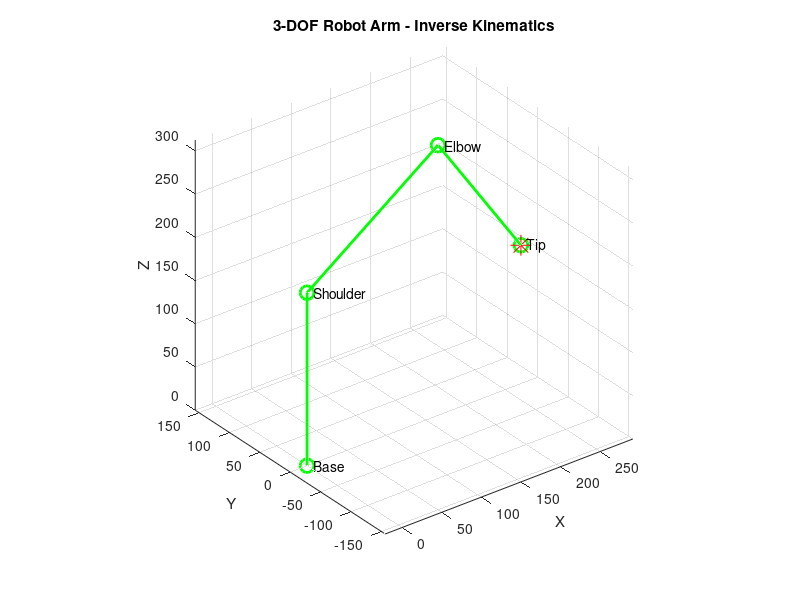

Source code (MATLAB):
%---------------------------------------
% Inverse Kinematics for 4-DOF robot arm
% Base yaw + Shoulder pitch + L1 roll + Elbow pitch
%---------------------------------------

% Link parameters (mm)
L_0 = 200;   % Base height
L_1 = 200;   % Shoulder to elbow
L_2 = 185;   % Elbow to gripper tip (L2 + gripper, rigid)

%---------------------------------------
% Target position
%---------------------------------------
x_target = 270; %Tray (325,0,150)
y_target = 0;   %Vision (270,0,160)
z_target = 160; %

%---------------------------------------
% Step 1 : theta_1 (base yaw)
%---------------------------------------
theta_1 = atan2(y_target, x_target);

%---------------------------------------
% Step 2 : Project to radial-vertical plane
%---------------------------------------
r = sqrt(x_target^2 + y_target^2);
z = z_target - L_0;
D = sqrt(r^2 + z^2);

%---------------------------------------
% Step 3 : theta_3 (elbow) via law of cosines
%---------------------------------------
cos_theta_3 = (D^2 - L_1^2 - L_2^2) / (2 * L_1 * L_2);
sin_theta_3 = -sqrt(1 - cos_theta_3^2);  % elbow up
theta_3 = atan2(sin_theta_3, cos_theta_3);

%---------------------------------------
% Step 4 : theta_2 (shoulder)
%---------------------------------------
cos_beta = r / D;
sin_beta = z / D;
beta = atan2(sin_beta, cos_beta);

sin_psi = (L_2 * sin_theta_3) / D;
cos_psi = (L_1^2 + D^2 - L_2^2) / (2 * L_1 * D);
psi = atan2(sin_psi, cos_psi);

theta_2 = beta - psi;

%---------------------------------------
% Step 5 : theta_roll (L1 axial roll)
%---------------------------------------
theta_roll = 0;  % radial reach

%---------------------------------------
% Display results
%---------------------------------------
fprintf('--- Joint Angles ---\n');
fprintf('theta_1 (base yaw)      : %.2f deg\n', rad2deg(theta_1));
fprintf('theta_2 (shoulder pitch) : %.2f deg\n', rad2deg(theta_2));
fprintf('theta_roll (L1 roll)     : %.2f deg\n', rad2deg(theta_roll));
fprintf('theta_3 (elbow pitch)    : %.2f deg\n', rad2deg(theta_3));

%---------------------------------------
% Forward kinematics verification
%---------------------------------------
shoulder = [0, 0, L_0];

elbow = shoulder + L_1 * [cos(theta_2)*cos(theta_1), ...
                          cos(theta_2)*sin(theta_1), ...
                          sin(theta_2)];

tip = elbow + L_2 * [cos(theta_2 + theta_3)*cos(theta_1), ...
                     cos(theta_2 + theta_3)*sin(theta_1), ...
                     sin(theta_2 + theta_3)];

fprintf('\n--- FK Verification ---\n');
fprintf('Target : (%.1f, %.1f, %.1f)\n', x_target, y_target, z_target);
fprintf('FK tip : (%.1f, %.1f, %.1f)\n', tip(1), tip(2), tip(3));
fprintf('Error  : %.2f mm\n', norm(tip - [x_target, y_target, z_target]));

%---------------------------------------
% Plot
%---------------------------------------
points = [[0,0,0]; shoulder; elbow; tip];
XX = points(:,1)';
YY = points(:,2)';
ZZ = points(:,3)';

figure;
plot3(XX, YY, ZZ, 'g-o', 'LineWidth', 2, 'MarkerSize', 10);
hold on;
plot3(x_target, y_target, z_target, 'r*', 'MarkerSize', 15);

labels = {'Base', 'Shoulder', 'Elbow', 'Tip'};
for i = 1:4
    text(XX(i), YY(i), ZZ(i), ['  ' labels{i}]);
end

xlabel('X'); ylabel('Y'); zlabel('Z');
title('3-DOF Robot Arm - Inverse Kinematics');
grid on; axis equal;
hold off;
